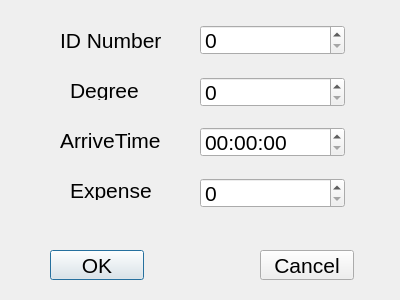
<?xml version="1.0" encoding="UTF-8"?>
<ui version="4.0">
 <class>InputDialog</class>
 <widget class="QDialog" name="InputDialog">
  <property name="geometry">
   <rect>
    <x>0</x>
    <y>0</y>
    <width>400</width>
    <height>300</height>
   </rect>
  </property>
  <property name="windowTitle">
   <string>Dialog</string>
  </property>
  <widget class="QLabel" name="label">
   <property name="geometry">
    <rect>
     <x>60</x>
     <y>30</y>
     <width>101</width>
     <height>20</height>
    </rect>
   </property>
   <property name="font">
    <font>
     <pointsize>16</pointsize>
    </font>
   </property>
   <property name="text">
    <string>ID Number</string>
   </property>
  </widget>
  <widget class="QLabel" name="label_2">
   <property name="geometry">
    <rect>
     <x>70</x>
     <y>80</y>
     <width>71</width>
     <height>20</height>
    </rect>
   </property>
   <property name="font">
    <font>
     <pointsize>16</pointsize>
    </font>
   </property>
   <property name="text">
    <string>Degree</string>
   </property>
  </widget>
  <widget class="QLabel" name="label_3">
   <property name="geometry">
    <rect>
     <x>60</x>
     <y>130</y>
     <width>101</width>
     <height>20</height>
    </rect>
   </property>
   <property name="font">
    <font>
     <pointsize>16</pointsize>
    </font>
   </property>
   <property name="text">
    <string>ArriveTime</string>
   </property>
  </widget>
  <widget class="QLabel" name="label_4">
   <property name="geometry">
    <rect>
     <x>70</x>
     <y>180</y>
     <width>81</width>
     <height>20</height>
    </rect>
   </property>
   <property name="font">
    <font>
     <pointsize>16</pointsize>
    </font>
   </property>
   <property name="text">
    <string>Expense</string>
   </property>
  </widget>
  <widget class="QPushButton" name="okButton">
   <property name="geometry">
    <rect>
     <x>50</x>
     <y>250</y>
     <width>94</width>
     <height>30</height>
    </rect>
   </property>
   <property name="font">
    <font>
     <pointsize>16</pointsize>
    </font>
   </property>
   <property name="text">
    <string>OK</string>
   </property>
  </widget>
  <widget class="QPushButton" name="cancelButton">
   <property name="geometry">
    <rect>
     <x>260</x>
     <y>250</y>
     <width>94</width>
     <height>30</height>
    </rect>
   </property>
   <property name="font">
    <font>
     <pointsize>16</pointsize>
    </font>
   </property>
   <property name="text">
    <string>Cancel</string>
   </property>
  </widget>
  <widget class="QSpinBox" name="spinBox_ID">
   <property name="geometry">
    <rect>
     <x>200</x>
     <y>25</y>
     <width>145</width>
     <height>30</height>
    </rect>
   </property>
   <property name="font">
    <font>
     <pointsize>16</pointsize>
    </font>
   </property>
  </widget>
  <widget class="QTimeEdit" name="timeEdit">
   <property name="geometry">
    <rect>
     <x>200</x>
     <y>127</y>
     <width>145</width>
     <height>30</height>
    </rect>
   </property>
   <property name="font">
    <font>
     <pointsize>16</pointsize>
    </font>
   </property>
  </widget>
  <widget class="QSpinBox" name="spinBox_Expense">
   <property name="geometry">
    <rect>
     <x>200</x>
     <y>178</y>
     <width>145</width>
     <height>30</height>
    </rect>
   </property>
   <property name="font">
    <font>
     <pointsize>16</pointsize>
    </font>
   </property>
  </widget>
  <widget class="QSpinBox" name="spinBox_Degree">
   <property name="geometry">
    <rect>
     <x>200</x>
     <y>77</y>
     <width>145</width>
     <height>30</height>
    </rect>
   </property>
   <property name="font">
    <font>
     <pointsize>16</pointsize>
    </font>
   </property>
  </widget>
 </widget>
 <resources/>
 <connections/>
</ui>
